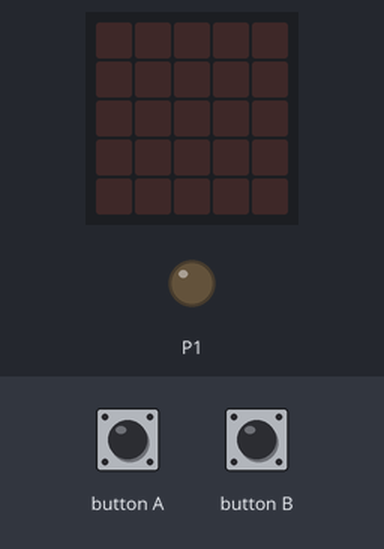
A program run on a simulated BBC micro:bit running MicroPython. Parts: the board's 5×5 LED display, output pins drawn as LEDs (lit = HIGH). The inputs (shaded band) are chosen by the test bench.

Above: at 1.2 s.
1.3 s: button A pressed for 0.15 s
At 1.6 s:
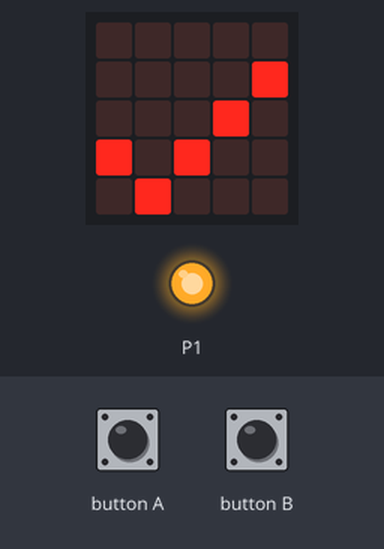
2.9 s: button B pressed for 0.15 s
At 4.1 s:
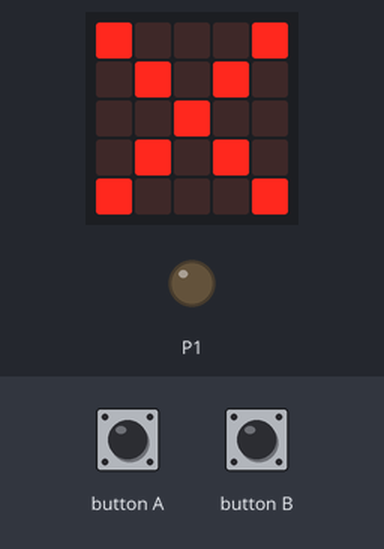
4.5 s: button A pressed for 1 s
At 5.3 s:
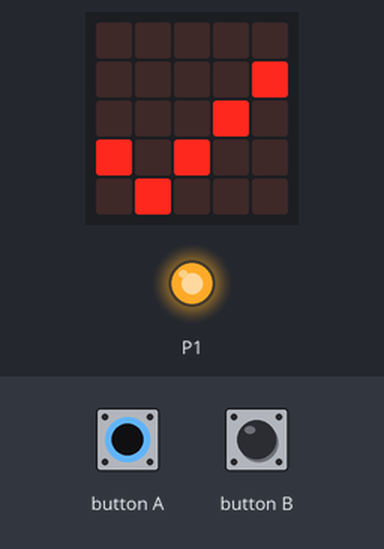
7.0 s: button B pressed for 1 s
At 8.4 s:
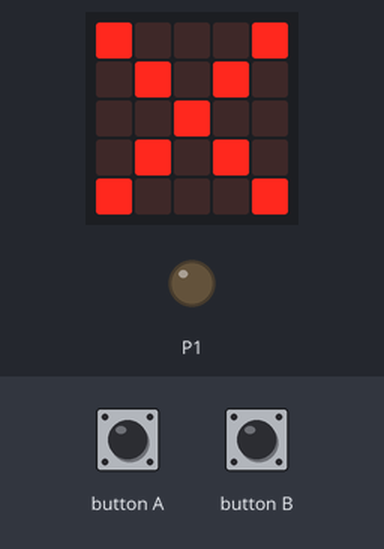
9.5 s: button A driven LOW and button B driven LOW
Timing chart, 0 to 10.4 s (numbered marks = the images above; inputs shaded):
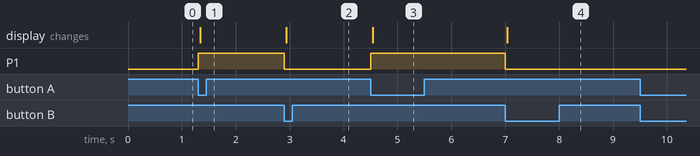

The program:

buzzer.py
```python
""" This program needs a buzzer that will make a sound if there is current going through it.
I placed the buzzer on the breadboard straddling the middle divide.
The longer leg was connected via a jumper wire to pin1. The other leg was connected to the ground.
Pin 1 will be an output pin, and when it is set on, the buzzer will sound."""

from microbit import *

while True:
    if button_a.is_pressed():
        pin1.write_digital(1)
        display.show(Image.YES)
    if button_b.is_pressed():
        pin1.write_digital(0)
        display.show(Image.NO)
```

Measured:
- after the input at 1.3 s, P1: LOW → HIGH at once; the display: changes at once (image 1)
- after the input at 2.9 s, P1: HIGH → LOW at once; the display: changes at once (image 2)
- after the input at 4.5 s, P1: LOW → HIGH at once; the display: changes at once (image 3)
- after the input at 7.0 s, P1: HIGH → LOW at once; the display: changes at once (image 4)
